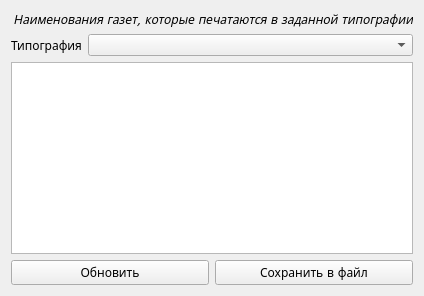
        <widget class="QWidget" name="select1">
         <attribute name="title">
          <string>Выборка 1</string>
         </attribute>
         <layout class="QVBoxLayout" name="verticalLayout_23">
          <item>
           <layout class="QVBoxLayout" name="verticalLayout_22">
            <item>
             <widget class="QLabel" name="label_25">
              <property name="font">
               <font>
                <family>DejaVu Math TeX Gyre</family>
                <italic>true</italic>
               </font>
              </property>
              <property name="layoutDirection">
               <enum>Qt::LayoutDirection::LeftToRight</enum>
              </property>
              <property name="text">
               <string>Наименования газет, которые печатаются в заданной типографии</string>
              </property>
              <property name="alignment">
               <set>Qt::AlignmentFlag::AlignRight|Qt::AlignmentFlag::AlignTrailing|Qt::AlignmentFlag::AlignVCenter</set>
              </property>
             </widget>
            </item>
            <item>
             <layout class="QHBoxLayout" name="horizontalLayout_14">
              <item>
               <widget class="QLabel" name="label_26">
                <property name="font">
                 <font>
                  <family>DejaVu Math TeX Gyre</family>
                 </font>
                </property>
                <property name="text">
                 <string>Типография</string>
                </property>
               </widget>
              </item>
              <item>
               <widget class="QComboBox" name="selection1">
                <property name="sizePolicy">
                 <sizepolicy hsizetype="Expanding" vsizetype="Fixed">
                  <horstretch>0</horstretch>
                  <verstretch>0</verstretch>
                 </sizepolicy>
                </property>
                <property name="font">
                 <font>
                  <family>DejaVu Math TeX Gyre</family>
                 </font>
                </property>
               </widget>
              </item>
             </layout>
            </item>
            <item>
             <widget class="QTableWidget" name="selection1_table">
              <property name="font">
               <font>
                <family>DejaVu Math TeX Gyre</family>
               </font>
              </property>
             </widget>
            </item>
           </layout>
          </item>
          <item>
           <layout class="QHBoxLayout" name="horizontalLayout_18">
            <property name="spacing">
             <number>6</number>
            </property>
            <property name="bottomMargin">
             <number>0</number>
            </property>
            <item>
             <widget class="QPushButton" name="selection1_update">
              <property name="font">
               <font>
                <family>DejaVu Math TeX Gyre</family>
               </font>
              </property>
              <property name="text">
               <string>Обновить</string>
              </property>
             </widget>
            </item>
            <item>
             <widget class="QPushButton" name="selection1_save">
              <property name="font">
               <font>
                <family>DejaVu Math TeX Gyre</family>
               </font>
              </property>
              <property name="text">
               <string>Сохранить в файл</string>
              </property>
             </widget>
            </item>
           </layout>
          </item>
         </layout>
        </widget>
